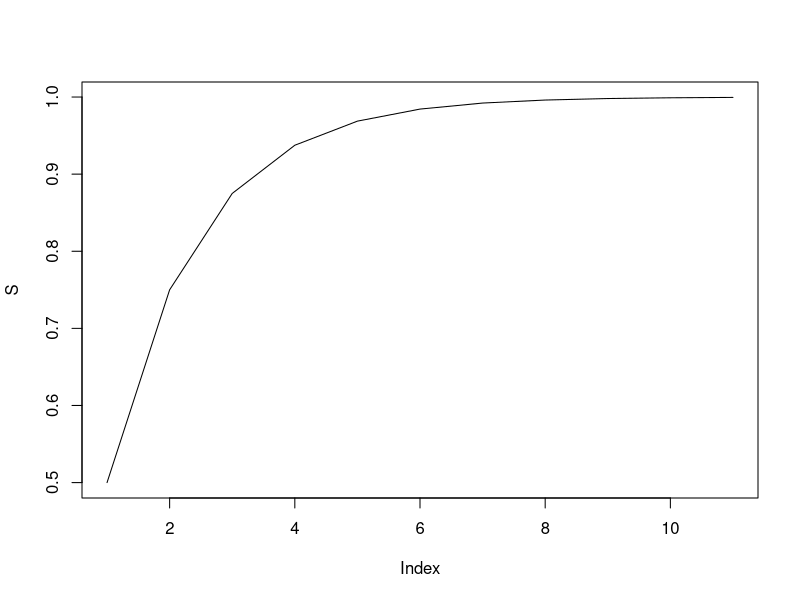
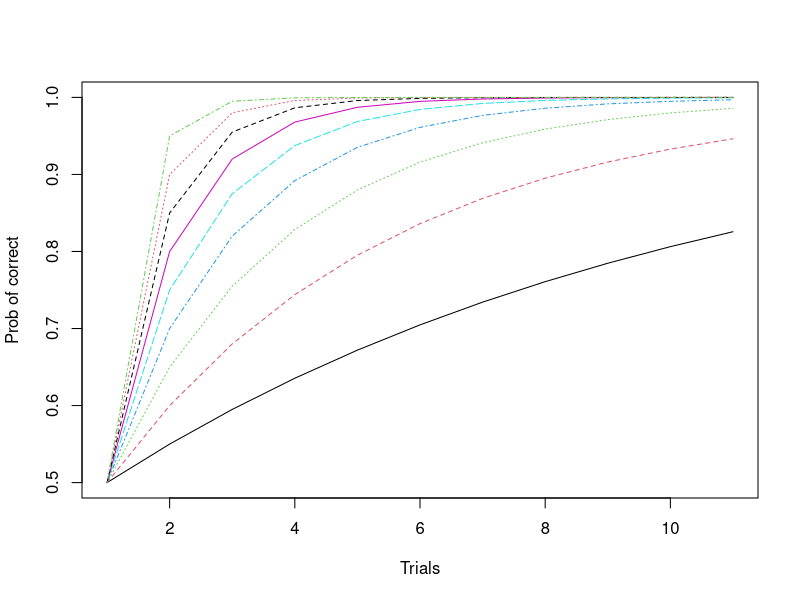

Source code (R) for these figures, in order:

# this code wants to simulate the learning process of discrimination task
# learning is on each pair of two cues (inseparable) 

Simu_learning = function(alpha){

nt = 10 # number of time points
S = numeric(nt) # strength (knowledge of which cue is correct)
S[1] = 0.5 # initialize as 0.5
delta = numeric(nt)

for(t in 1:nt){
  delta[t] = 1 - S[t]
  S[t+1] = S[t] + alpha * delta[t]
}

return(S)
}

# since S is 0-1, simply use S as the prop of selecting correctly
# shape mimicking the observed probability of selecting odors

alpha = 0.5
S=Simu_learning(alpha)
plot(S,type = 'l')


alpha_vec = seq(0.1,0.9,0.1)

out=sapply(alpha_vec,Simu_learning)
matplot(out,type = 'l',ylab = 'Prob of correct',xlab = 'Trials')


